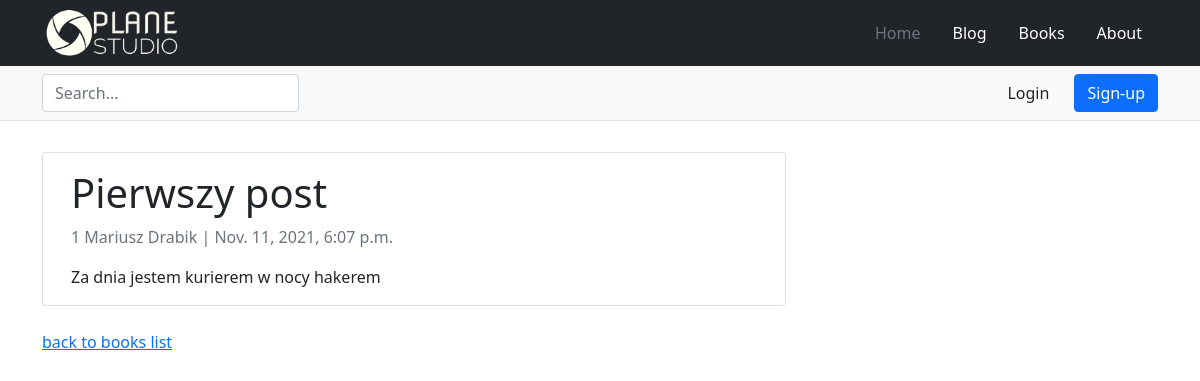
Before: /blog/pierwszy_post/ with the older database file.
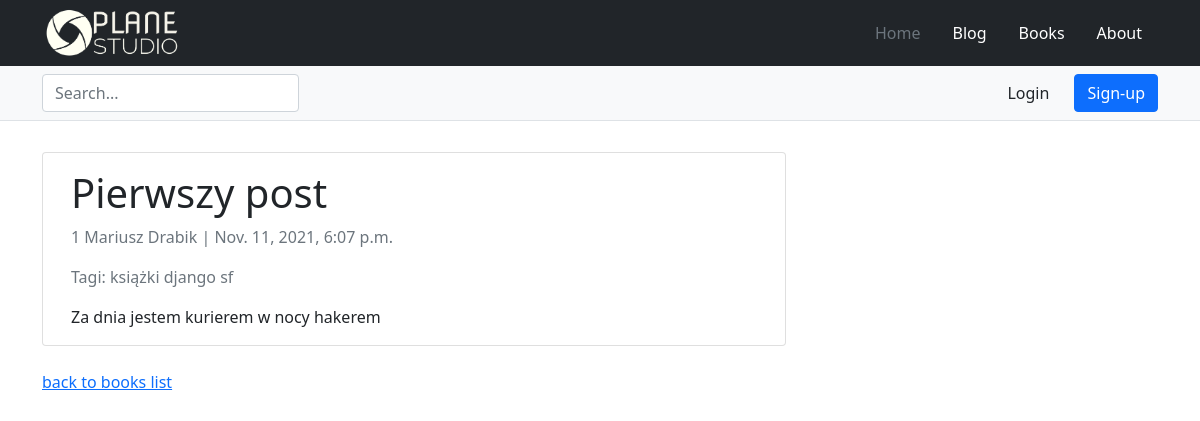
After: the same page with the newer database file.
### tags/models.py (models this page shows, shortened)
class Tag(models.Model):
    name = models.CharField(unique=True, max_length=100)
    slug = models.SlugField(unique=True, max_length=100)

### blog/views.py (the view)
# urls.py: path('<slug:post>/', post_detail, name='post_detail'),
def post_detail(request, post):
    posts = get_object_or_404(Post, slug=post)
    tags = posts.tags.all()
    return render(request, "blog/post_detail.html", {"post": posts, "tags": tags})

### blog/models.py (called while the page is built)
    def __str__(self) -> str:
        return f'{self.pk} {self.first_name} {self.last_name}'

### blog/templates/blog/post_detail.html
{% extends 'blog/index.h.html' %}
{% block content %}
<div class="container">
  <div class="row">
    <div class="col-md-8 card mb-4  mt-3 left  top">
      <div class="card-body">
        <h1>{% block title %} {{ post.title }} {% endblock title %}</h1>
        <p class=" text-muted">{{ post.author }} | {{ post.created }}</p>
        {% if tags %}
          <p class=" text-muted">Tagi:
            {% for tag in tags %}
              {{ tag.name }}
            {% endfor %}
        {% endif %}
          </p>
        <p class="card-text ">{{ post.content | safe }}</p>
      </div>
    </div>
  </div>
</div>
<div><a href="{% url 'blog:blog_index' %}">back to books list</a></div>
{% endblock content %}

Changed rows visible on the page:
now on this page (row unchanged): Tag: name "książki"
now on this page (row edited): Tag: name "django"
now on this page (row unchanged): Tag: name "sf"
Other visible differences:
text now shown: "Tagi:"
